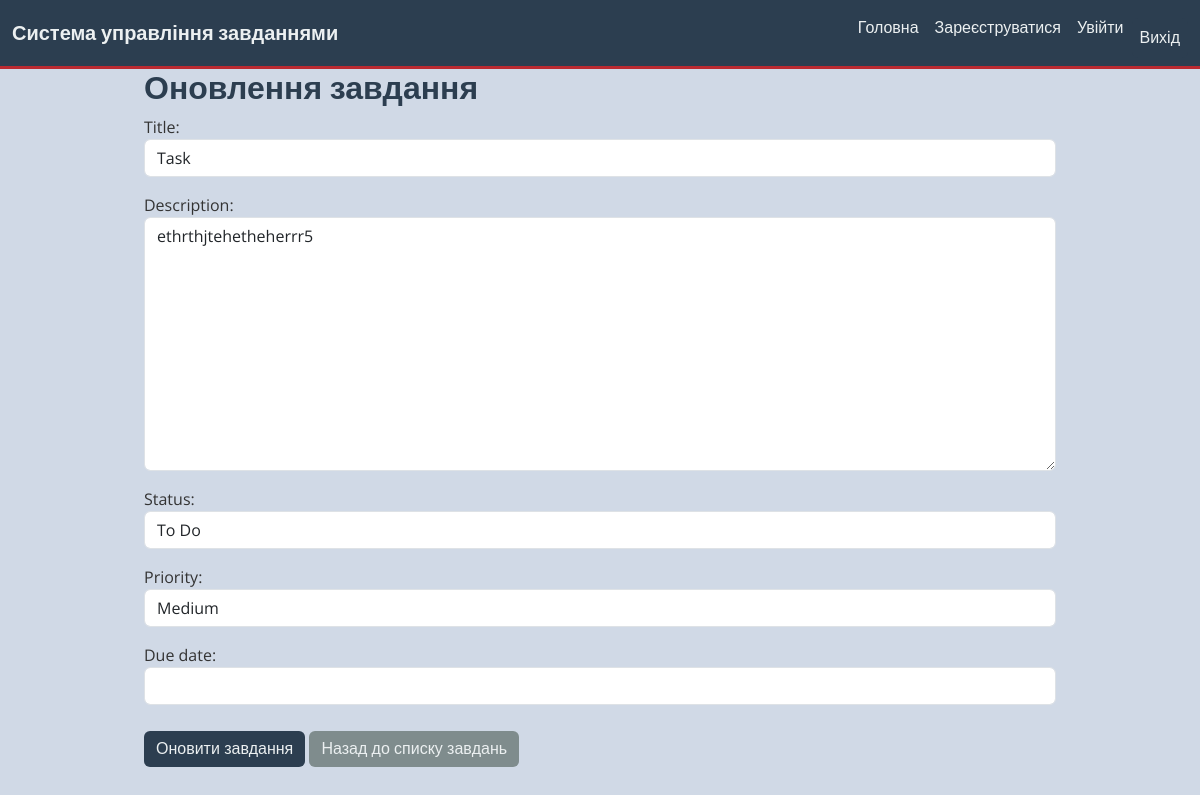
Page /1/update/ (signed in) on the earlier database version.
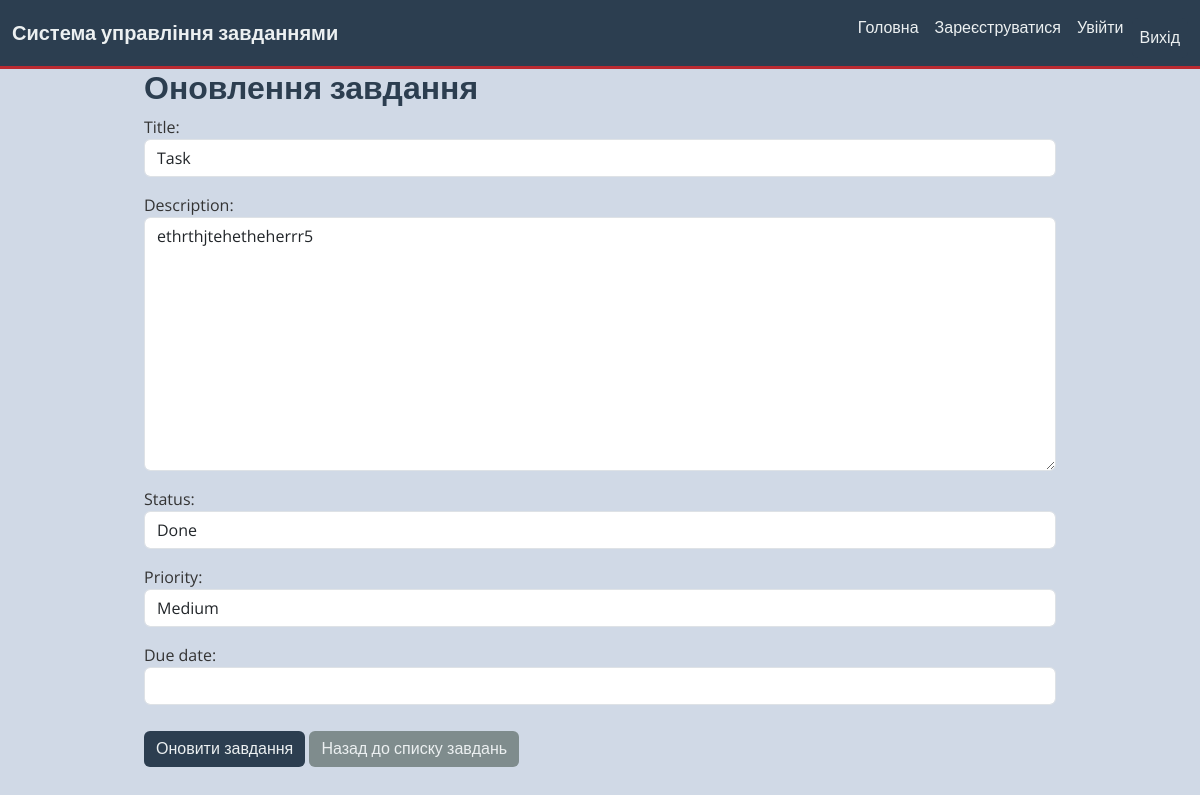
Same page on the later database version.
### tasks/models.py (models this page shows, shortened)
class Task(models.Model):
    STATUS_CHOICES = [
        ('todo', 'To Do'),
        ('in_progress', 'In Progress'),
        ('done', 'Done'),
    ]
    PRIORITY_CHOICES = [
        ('low', 'Low'),
        ('medium', 'Medium'),
        ('high', 'High'),
    ]
    title = models.CharField(max_length=256)
    description = models.TextField()
    status = models.CharField(max_length=20, choices=STATUS_CHOICES, default='todo')
    priority = models.CharField(max_length=20, choices=PRIORITY_CHOICES, default='medium')
    due_date = models.DateTimeField(null=True, blank=True)
    creator = models.ForeignKey(User, on_delete=models.CASCADE, related_name='tasks')

### tasks/views.py (the view)
# urls.py: path('<int:pk>/update/', views.TaskUpdateView.as_view(), name='task-update'),
class TaskUpdateView(LoginRequiredMixin, UserIsOwnerMixin, UpdateView):
    model = models.Task
    form_class = TaskForm
    template_name = 'tasks/task_update_form.html'
    success_url = reverse_lazy('tasks:task-list')

### tasks/forms.py
class TaskForm(forms.ModelForm):
    class Meta:
        model = Task
        fields = ['title', 'description', 'status', 'priority', 'due_date']
    def __init__(self, *args, **kwargs):
        super(TaskForm, self).__init__(*args, **kwargs)
        for field in self.fields:
            self.fields[field].widget.attrs.update({'class': 'form-control'})
        self.fields['due_date'].widget.attrs['class'] += ' datepicker'

### tasks/mixins.py (called while the page is built)
    def dispatch(self, request, *args, **kwargs):
        instance = self.get_object()
        if instance.creator != self.request.user:
            raise PermissionDenied
        return super().dispatch(request, *args, **kwargs)

### templates/tasks/task_update_form.html (shortened to what this page needs)
{% extends 'tasks/base.html' %}
{% block content %}
<div class="container">
    <h2>Оновлення завдання</h2>
    <form method="post">
        {{ form.as_p }}
        <button type="submit" class="btn btn-primary">Оновити завдання</button>
        <a href="{% url 'tasks:task-list' %}" class="btn btn-secondary">Назад до списку завдань</a>
    </form>
</div>
{% endblock %}

Differences in the rows shown:
changed Task "Task": status "To Do" → "Done"
